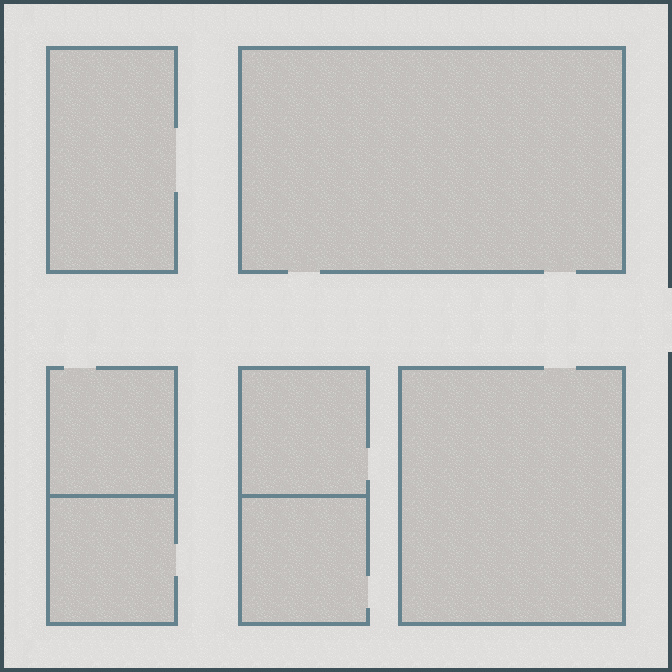

Tiled map render using the project's own tile images. Description and the map definition, with tile-layer contents summarised, below:
An orthogonal 21x21 tile map with 32x32 px tiles, 1 tile layer (Tile Layer 1), 2 tilesets and 19 objects.

<map version="1.0" orientation="orthogonal" width="21" height="21" tilewidth="32" tileheight="32">
 <tileset firstgid="1" name="Classroom" tilewidth="32" tileheight="32">
  <image source="tilesets/Classroom.png" width="128" height="128" />
 </tileset>
 <tileset firstgid="17" name="Walls" tilewidth="32" tileheight="32">
  <image source="tilesets/Walls.png" width="128" height="128" />
 </tileset>
 <layer name="Tile Layer 1" width="21" height="21">
  <data>[441 cells, 441 non-empty, 25 distinct tile ids]</data>
 </layer>
 <objectgroup name="Collisions" width="21" height="21" opacity="0.9">
  <object x="176" y="125">
   <polyline points="0,0 0,-77 -128,-77 -128,145 -2,146 -1,67" />
  </object>
  <object x="287" y="271">
   <polyline points="0,0 -48,0 -48,-224 337,-224 337,0 290,0" />
  </object>
  <object x="577" y="367">
   <polyline points="0,0 46,0 47,256 -177,256 -177,0 -35,0" />
  </object>
  <object x="367" y="445">
   <polyline points="0,0 0,-78 -128,-78 -127,178 0,178 0,163" />
  </object>
  <object x="367" y="572">
   <polyline points="0,0 1,-92" />
  </object>
  <object x="367" y="494">
   <polyline points="0,0 -126,1" />
  </object>
  <object x="62" y="366">
   <polyline points="0,0 -15,0 -15,256 113,257 114,211" />
  </object>
  <object x="175" y="542">
   <polyline points="0,0 1,-175 -79,-175" />
  </object>
  <object x="48" y="495">
   <polyline points="0,0 127,0" />
  </object>
  <object x="321" y="274">
   <polyline points="0,0 0,-3 220,-2" />
  </object>
 </objectgroup>
 <objectgroup name="Doors" width="21" height="21">
  <object x="540" y="267" width="38" height="9" />
  <object x="289" y="266" width="29" height="9" />
  <object x="542" y="364" width="33" height="8" />
  <object x="361" y="446" width="7" height="33" />
  <object x="362" y="573" width="7" height="34" />
  <object x="170" y="543" width="6" height="34" />
  <object x="62" y="366" width="36" height="5" />
  <object x="168" y="128" width="8" height="62" />
 </objectgroup>
 <objectgroup name="Special" width="21" height="21">
  <object x="660" y="287" width="10" height="64">
   <properties>
    <property name="special" value="upstaircase" />
   </properties>
  </object>
 </objectgroup>
</map>
